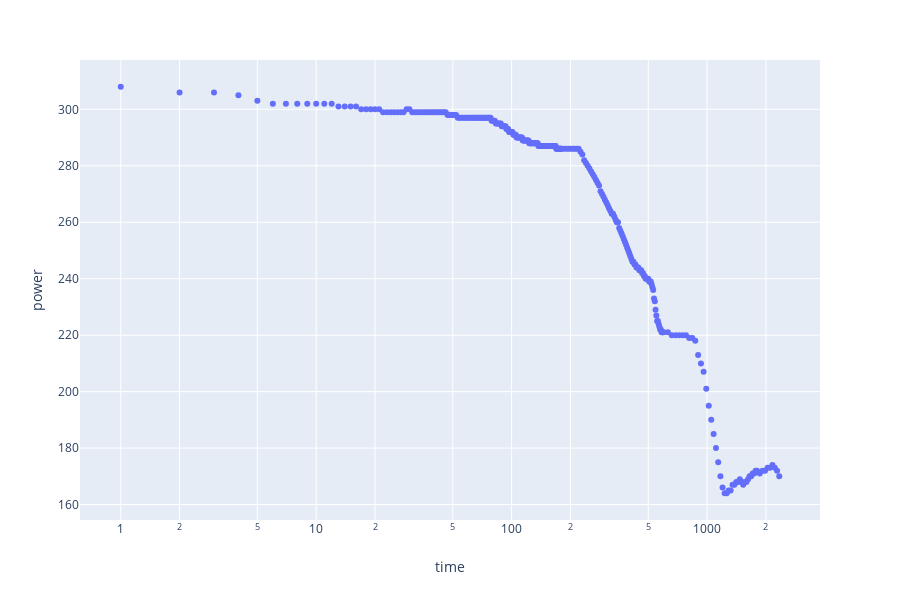

The code cell stored with this chart in its notebook:
### Code cell
px.scatter(df, x='time', y='power', log_x=True)

### Figure 1 — Plotly figure (JSON) as saved in the notebook; plotly's stock layout.template omitted (floating-point values rounded to 4 significant figures; data arrays with more than 128 entries replaced by an {"elided": "..."} marker saying what was removed)
{"data": [{"hoverlabel": {"namelength": 0}, "hovertemplate": "time=%{x}<br>power=%{y}", "legendgroup": "", "marker": {"color": "#636efa", "symbol": "circle"}, "mode": "markers", "name": "", "showlegend": false, "type": "scatter", "uid": "4cd5b504-6bdb-46b6-b444-17c43ef2933d", "x": {"elided": "313 int values"}, "xaxis": "x", "y": {"elided": "313 int values"}, "yaxis": "y"}], "layout": {"grid": {"xaxes": ["x"], "xgap": 0.1, "xside": "bottom", "yaxes": ["y"], "ygap": 0.1, "yside": "left"}, "height": 600, "legend": {"tracegroupgap": 0}, "margin": {"t": 60}, "xaxis": {"title": {"text": "time"}, "type": "log"}, "yaxis": {"title": {"text": "power"}}}}
